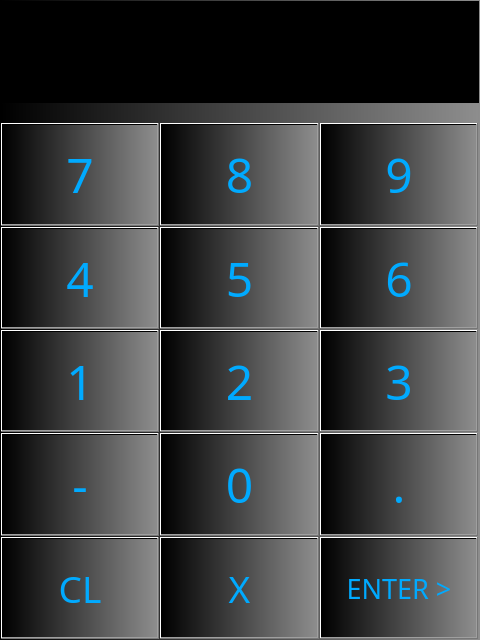
<?xml version="1.0" encoding="UTF-8"?>
<ui version="4.0">
 <class>Dialog</class>
 <widget class="QDialog" name="Dialog">
  <property name="geometry">
   <rect>
    <x>0</x>
    <y>0</y>
    <width>480</width>
    <height>640</height>
   </rect>
  </property>
  <property name="font">
   <font>
    <pointsize>12</pointsize>
    <weight>75</weight>
    <bold>true</bold>
    <underline>true</underline>
   </font>
  </property>
  <property name="windowTitle">
   <string notr="true">Dialog</string>
  </property>
  <property name="styleSheet">
   <string notr="true">background-color: qlineargradient(spread:pad, x1:0, y1:0, x2:1, y2:0, stop:0 rgba(0, 0, 0, 255), stop:1 rgba(141, 141, 141, 255));
color: rgb(0, 170, 255);</string>
  </property>
  <property name="windowFilePath">
   <string notr="true"/>
  </property>
  <layout class="QGridLayout" name="gridLayout">
   <property name="leftMargin">
    <number>1</number>
   </property>
   <property name="topMargin">
    <number>1</number>
   </property>
   <property name="rightMargin">
    <number>1</number>
   </property>
   <property name="bottomMargin">
    <number>1</number>
   </property>
   <property name="spacing">
    <number>1</number>
   </property>
   <item row="7" column="1">
    <widget class="QPushButton" name="pushButton">
     <property name="sizePolicy">
      <sizepolicy hsizetype="Expanding" vsizetype="Expanding">
       <horstretch>0</horstretch>
       <verstretch>0</verstretch>
      </sizepolicy>
     </property>
     <property name="font">
      <font>
       <family>Arial Black</family>
       <pointsize>28</pointsize>
       <weight>50</weight>
       <italic>false</italic>
       <bold>false</bold>
      </font>
     </property>
     <property name="styleSheet">
      <string notr="true"/>
     </property>
     <property name="text">
      <string notr="true">X</string>
     </property>
     <property name="flat">
      <bool>false</bool>
     </property>
    </widget>
   </item>
   <item row="1" column="0" colspan="3">
    <widget class="QLabel" name="labelMINMAX">
     <property name="font">
      <font>
       <family>MS Shell Dlg 2</family>
       <pointsize>12</pointsize>
       <weight>50</weight>
       <italic>false</italic>
       <bold>false</bold>
      </font>
     </property>
     <property name="styleSheet">
      <string notr="true">color: rgb(0, 170, 255);
font: 12pt &quot;MS Shell Dlg 2&quot;;</string>
     </property>
     <property name="text">
      <string notr="true"/>
     </property>
    </widget>
   </item>
   <item row="0" column="0" colspan="4">
    <widget class="QLineEdit" name="lineEdit">
     <property name="sizePolicy">
      <sizepolicy hsizetype="Preferred" vsizetype="Expanding">
       <horstretch>0</horstretch>
       <verstretch>0</verstretch>
      </sizepolicy>
     </property>
     <property name="font">
      <font>
       <family>Arial Black</family>
       <pointsize>36</pointsize>
       <weight>10</weight>
       <italic>false</italic>
       <bold>false</bold>
      </font>
     </property>
     <property name="mouseTracking">
      <bool>false</bool>
     </property>
     <property name="focusPolicy">
      <enum>Qt::StrongFocus</enum>
     </property>
     <property name="styleSheet">
      <string notr="true">background-color: rgb(0, 0, 0);
color: rgb(255, 255, 255);
font: 87 36pt &quot;Arial Black&quot;;</string>
     </property>
     <property name="inputMask">
      <string notr="true"/>
     </property>
     <property name="text">
      <string notr="true"/>
     </property>
     <property name="frame">
      <bool>false</bool>
     </property>
     <property name="alignment">
      <set>Qt::AlignCenter</set>
     </property>
    </widget>
   </item>
   <item row="3" column="0">
    <widget class="QPushButton" name="B_4">
     <property name="sizePolicy">
      <sizepolicy hsizetype="Expanding" vsizetype="Expanding">
       <horstretch>0</horstretch>
       <verstretch>0</verstretch>
      </sizepolicy>
     </property>
     <property name="font">
      <font>
       <family>Arial Black</family>
       <pointsize>36</pointsize>
       <weight>10</weight>
       <italic>false</italic>
       <bold>false</bold>
      </font>
     </property>
     <property name="styleSheet">
      <string notr="true">font: 87 36pt &quot;Arial Black&quot;;</string>
     </property>
     <property name="text">
      <string notr="true">4</string>
     </property>
     <property name="flat">
      <bool>false</bool>
     </property>
    </widget>
   </item>
   <item row="4" column="2">
    <widget class="QPushButton" name="B_3">
     <property name="sizePolicy">
      <sizepolicy hsizetype="Expanding" vsizetype="Expanding">
       <horstretch>0</horstretch>
       <verstretch>0</verstretch>
      </sizepolicy>
     </property>
     <property name="font">
      <font>
       <family>Arial Black</family>
       <pointsize>36</pointsize>
       <weight>10</weight>
       <italic>false</italic>
       <bold>false</bold>
      </font>
     </property>
     <property name="styleSheet">
      <string notr="true">font: 87 36pt &quot;Arial Black&quot;;</string>
     </property>
     <property name="text">
      <string notr="true">3</string>
     </property>
     <property name="flat">
      <bool>false</bool>
     </property>
    </widget>
   </item>
   <item row="3" column="2">
    <widget class="QPushButton" name="B_6">
     <property name="sizePolicy">
      <sizepolicy hsizetype="Expanding" vsizetype="Expanding">
       <horstretch>0</horstretch>
       <verstretch>0</verstretch>
      </sizepolicy>
     </property>
     <property name="font">
      <font>
       <family>Arial Black</family>
       <pointsize>36</pointsize>
       <weight>10</weight>
       <italic>false</italic>
       <bold>false</bold>
      </font>
     </property>
     <property name="styleSheet">
      <string notr="true">font: 87 36pt &quot;Arial Black&quot;;</string>
     </property>
     <property name="text">
      <string notr="true">6</string>
     </property>
     <property name="flat">
      <bool>false</bool>
     </property>
    </widget>
   </item>
   <item row="2" column="2">
    <widget class="QPushButton" name="B_9">
     <property name="sizePolicy">
      <sizepolicy hsizetype="Expanding" vsizetype="Expanding">
       <horstretch>0</horstretch>
       <verstretch>0</verstretch>
      </sizepolicy>
     </property>
     <property name="font">
      <font>
       <family>Arial Black</family>
       <pointsize>36</pointsize>
       <weight>10</weight>
       <italic>false</italic>
       <bold>false</bold>
      </font>
     </property>
     <property name="styleSheet">
      <string notr="true">font: 87 36pt &quot;Arial Black&quot;;</string>
     </property>
     <property name="text">
      <string notr="true">9</string>
     </property>
     <property name="flat">
      <bool>false</bool>
     </property>
    </widget>
   </item>
   <item row="2" column="1">
    <widget class="QPushButton" name="B_8">
     <property name="sizePolicy">
      <sizepolicy hsizetype="Expanding" vsizetype="Expanding">
       <horstretch>0</horstretch>
       <verstretch>0</verstretch>
      </sizepolicy>
     </property>
     <property name="font">
      <font>
       <family>Arial Black</family>
       <pointsize>36</pointsize>
       <weight>10</weight>
       <italic>false</italic>
       <bold>false</bold>
      </font>
     </property>
     <property name="styleSheet">
      <string notr="true">font: 87 36pt &quot;Arial Black&quot;;</string>
     </property>
     <property name="text">
      <string notr="true">8</string>
     </property>
     <property name="flat">
      <bool>false</bool>
     </property>
    </widget>
   </item>
   <item row="2" column="0">
    <widget class="QPushButton" name="B_7">
     <property name="sizePolicy">
      <sizepolicy hsizetype="Expanding" vsizetype="Expanding">
       <horstretch>0</horstretch>
       <verstretch>0</verstretch>
      </sizepolicy>
     </property>
     <property name="font">
      <font>
       <family>Arial Black</family>
       <pointsize>36</pointsize>
       <weight>10</weight>
       <italic>false</italic>
       <bold>false</bold>
      </font>
     </property>
     <property name="styleSheet">
      <string notr="true">font: 87 36pt &quot;Arial Black&quot;;</string>
     </property>
     <property name="text">
      <string notr="true">7</string>
     </property>
     <property name="flat">
      <bool>false</bool>
     </property>
    </widget>
   </item>
   <item row="3" column="1">
    <widget class="QPushButton" name="B_5">
     <property name="sizePolicy">
      <sizepolicy hsizetype="Expanding" vsizetype="Expanding">
       <horstretch>0</horstretch>
       <verstretch>0</verstretch>
      </sizepolicy>
     </property>
     <property name="font">
      <font>
       <family>Arial Black</family>
       <pointsize>36</pointsize>
       <weight>10</weight>
       <italic>false</italic>
       <bold>false</bold>
      </font>
     </property>
     <property name="styleSheet">
      <string notr="true">font: 87 36pt &quot;Arial Black&quot;;</string>
     </property>
     <property name="text">
      <string notr="true">5</string>
     </property>
     <property name="flat">
      <bool>false</bool>
     </property>
    </widget>
   </item>
   <item row="4" column="0">
    <widget class="QPushButton" name="B_1">
     <property name="sizePolicy">
      <sizepolicy hsizetype="Expanding" vsizetype="Expanding">
       <horstretch>0</horstretch>
       <verstretch>0</verstretch>
      </sizepolicy>
     </property>
     <property name="font">
      <font>
       <family>Arial Black</family>
       <pointsize>36</pointsize>
       <weight>10</weight>
       <italic>false</italic>
       <bold>false</bold>
      </font>
     </property>
     <property name="styleSheet">
      <string notr="true">font: 87 36pt &quot;Arial Black&quot;;</string>
     </property>
     <property name="text">
      <string notr="true">1</string>
     </property>
     <property name="flat">
      <bool>false</bool>
     </property>
    </widget>
   </item>
   <item row="4" column="1">
    <widget class="QPushButton" name="B_2">
     <property name="sizePolicy">
      <sizepolicy hsizetype="Expanding" vsizetype="Expanding">
       <horstretch>0</horstretch>
       <verstretch>0</verstretch>
      </sizepolicy>
     </property>
     <property name="font">
      <font>
       <family>Arial Black</family>
       <pointsize>36</pointsize>
       <weight>10</weight>
       <italic>false</italic>
       <bold>false</bold>
      </font>
     </property>
     <property name="styleSheet">
      <string notr="true">font: 87 36pt &quot;Arial Black&quot;;</string>
     </property>
     <property name="text">
      <string notr="true">2</string>
     </property>
     <property name="flat">
      <bool>false</bool>
     </property>
    </widget>
   </item>
   <item row="6" column="0">
    <widget class="QPushButton" name="B_tire">
     <property name="sizePolicy">
      <sizepolicy hsizetype="Expanding" vsizetype="Expanding">
       <horstretch>0</horstretch>
       <verstretch>0</verstretch>
      </sizepolicy>
     </property>
     <property name="font">
      <font>
       <family>Arial Black</family>
       <pointsize>36</pointsize>
       <weight>10</weight>
       <italic>false</italic>
       <bold>false</bold>
      </font>
     </property>
     <property name="styleSheet">
      <string notr="true">font: 87 36pt &quot;Arial Black&quot;;</string>
     </property>
     <property name="text">
      <string notr="true">-</string>
     </property>
     <property name="flat">
      <bool>false</bool>
     </property>
    </widget>
   </item>
   <item row="6" column="2">
    <widget class="QPushButton" name="B_dot">
     <property name="sizePolicy">
      <sizepolicy hsizetype="Expanding" vsizetype="Expanding">
       <horstretch>0</horstretch>
       <verstretch>0</verstretch>
      </sizepolicy>
     </property>
     <property name="font">
      <font>
       <family>Arial Black</family>
       <pointsize>36</pointsize>
       <weight>10</weight>
       <italic>false</italic>
       <bold>false</bold>
      </font>
     </property>
     <property name="styleSheet">
      <string notr="true">font: 87 36pt &quot;Arial Black&quot;;</string>
     </property>
     <property name="text">
      <string notr="true">.</string>
     </property>
     <property name="flat">
      <bool>false</bool>
     </property>
    </widget>
   </item>
   <item row="6" column="1">
    <widget class="QPushButton" name="B_0">
     <property name="sizePolicy">
      <sizepolicy hsizetype="Expanding" vsizetype="Expanding">
       <horstretch>0</horstretch>
       <verstretch>0</verstretch>
      </sizepolicy>
     </property>
     <property name="font">
      <font>
       <family>Arial Black</family>
       <pointsize>36</pointsize>
       <weight>10</weight>
       <italic>false</italic>
       <bold>false</bold>
      </font>
     </property>
     <property name="styleSheet">
      <string notr="true">font: 75 28pt &quot;MS Shell Dlg 2&quot;;
font: 87 36pt &quot;Arial Black&quot;;</string>
     </property>
     <property name="text">
      <string notr="true">0</string>
     </property>
     <property name="flat">
      <bool>false</bool>
     </property>
    </widget>
   </item>
   <item row="7" column="2">
    <widget class="QPushButton" name="ENTER">
     <property name="sizePolicy">
      <sizepolicy hsizetype="Expanding" vsizetype="Expanding">
       <horstretch>0</horstretch>
       <verstretch>0</verstretch>
      </sizepolicy>
     </property>
     <property name="minimumSize">
      <size>
       <width>0</width>
       <height>0</height>
      </size>
     </property>
     <property name="font">
      <font>
       <family>Arial Black</family>
       <pointsize>20</pointsize>
       <weight>10</weight>
       <italic>false</italic>
       <bold>false</bold>
      </font>
     </property>
     <property name="styleSheet">
      <string notr="true"/>
     </property>
     <property name="text">
      <string notr="true">ENTER &gt;</string>
     </property>
     <property name="flat">
      <bool>false</bool>
     </property>
    </widget>
   </item>
   <item row="7" column="0">
    <widget class="QPushButton" name="CLEAR">
     <property name="sizePolicy">
      <sizepolicy hsizetype="Expanding" vsizetype="Expanding">
       <horstretch>0</horstretch>
       <verstretch>0</verstretch>
      </sizepolicy>
     </property>
     <property name="font">
      <font>
       <family>Arial Black</family>
       <pointsize>28</pointsize>
       <weight>50</weight>
       <italic>false</italic>
       <bold>false</bold>
      </font>
     </property>
     <property name="styleSheet">
      <string notr="true"/>
     </property>
     <property name="text">
      <string notr="true">CL</string>
     </property>
     <property name="flat">
      <bool>false</bool>
     </property>
    </widget>
   </item>
  </layout>
 </widget>
 <resources/>
 <connections/>
</ui>
